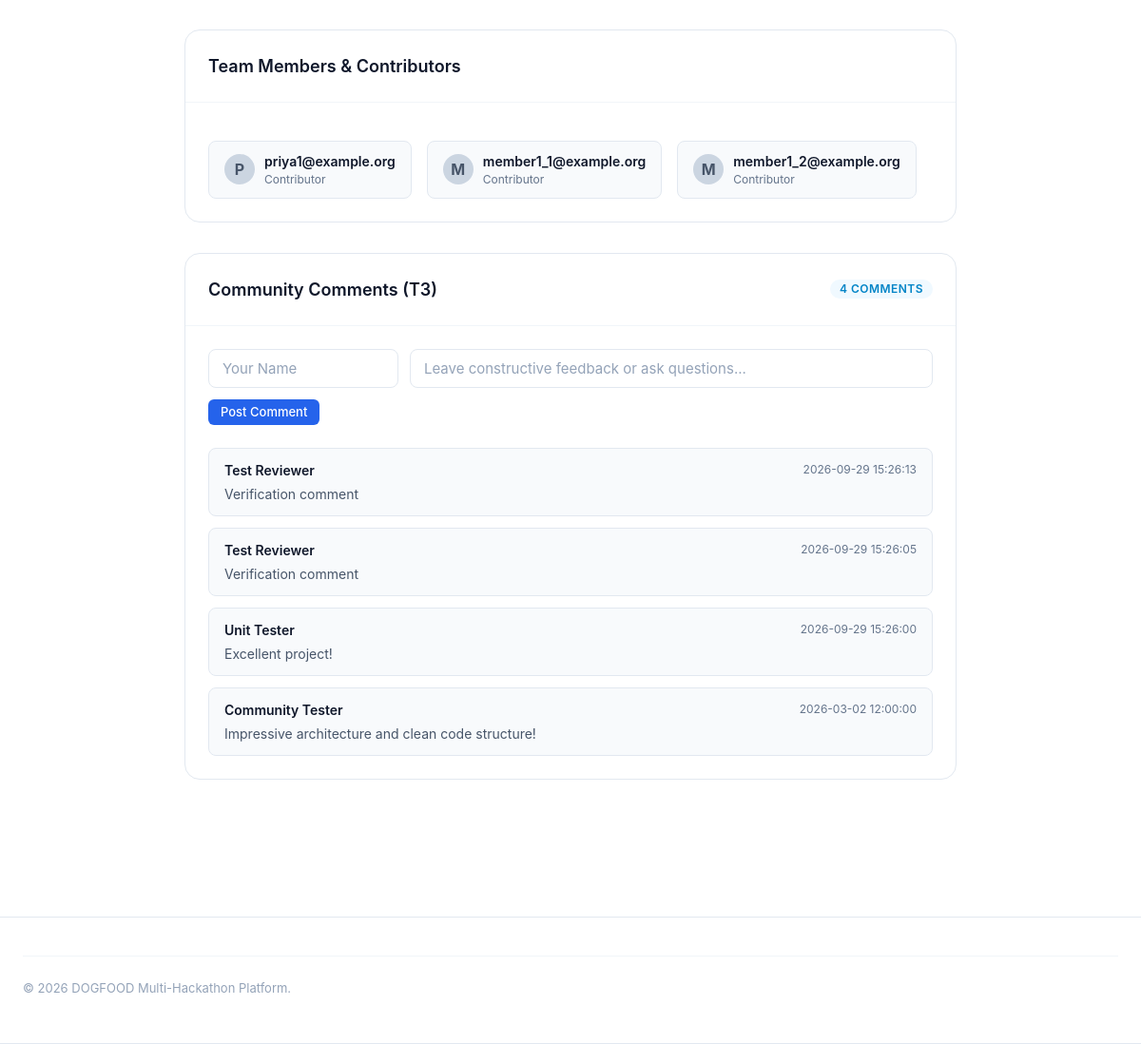
The app's page /hackathon/project-detail.html (lower part), older data.
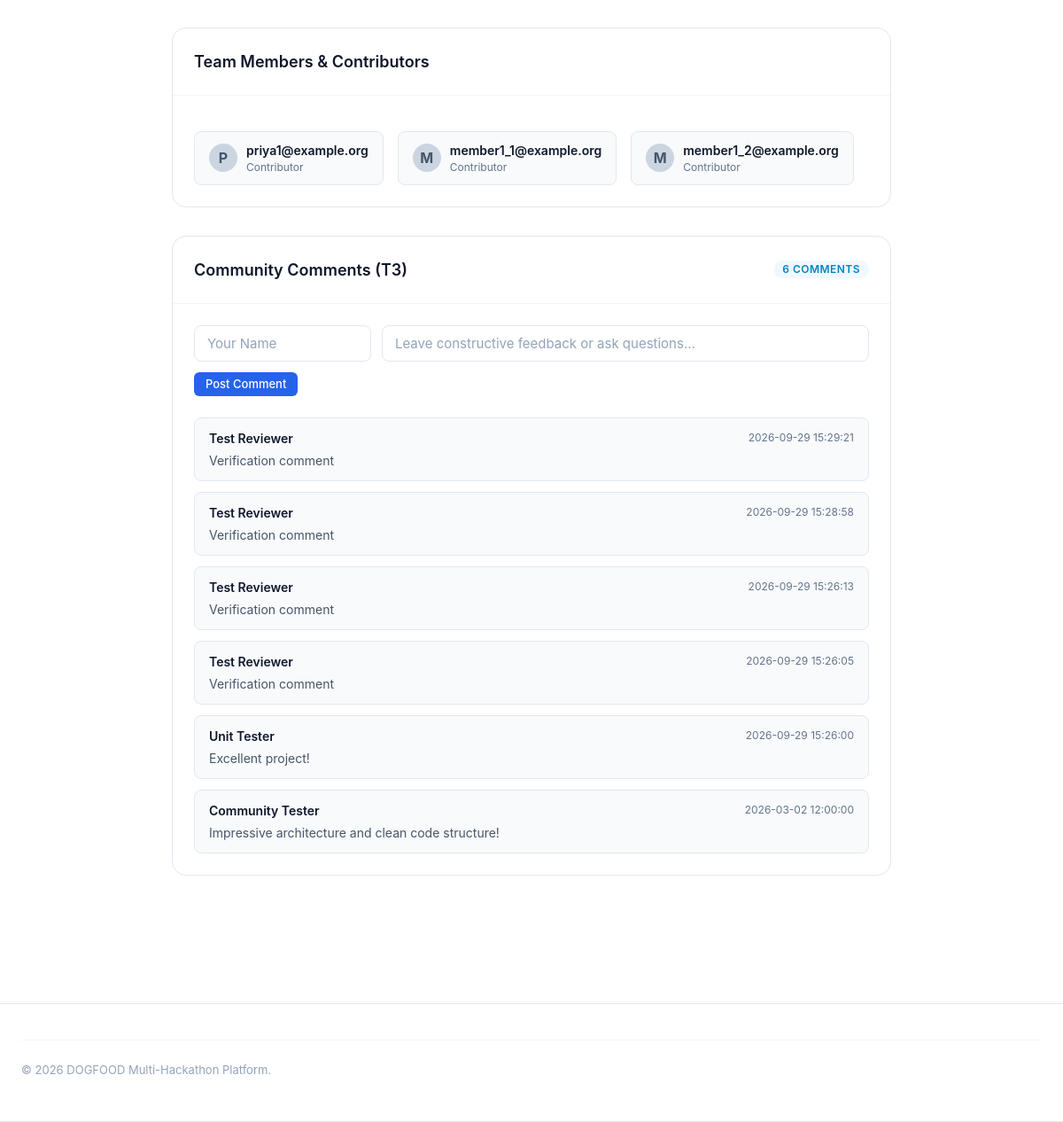
The same page, newer data.
### tables this page shows
CREATE TABLE comments (
            id INTEGER PRIMARY KEY AUTOINCREMENT,
            project_id TEXT,
            author TEXT,
            content TEXT,
            created_at TEXT
        );

### app.py (the view, shortened to what this page needs)
@app.route("/hackathon/project-detail.html")
def project_detail_view():
    project_id = request.args.get("id", "prj_01")
    event = get_event_data()
    db = get_db()
    cur = db.execute(
        """SELECT p.*, t.name AS track_name, tm.name AS team_name, tm.members AS members_json
           FROM projects p
           LEFT JOIN tracks t ON p.track = t.id
           LEFT JOIN teams tm ON p.team = tm.id
           WHERE p.id = ?""",
        (project_id,),
    )
    row = cur.fetchone()
    project = dict(row)
    try:
        project["members"] = json.loads(project.get("members_json") or "[]")
    except Exception:
        project["members"] = []
    c_cur = db.execute("SELECT * FROM comments WHERE project_id = ? ORDER BY id DESC", (project["id"],))
    comments = [dict(c) for c in c_cur.fetchall()]
    user = get_current_user()
    return render_template(
        "hackathon/project-detail.html", event=event, project=project, comments=comments, user=user
    )

### app.py (called while the page is built, shortened)
def get_db():
    if "db" not in g:
        g.db = sqlite3.connect(DB_PATH)
        g.db.row_factory = sqlite3.Row
    return g.db

def get_current_user():
    token = request.cookies.get("session")
    if not token:
        raw_cookie = request.headers.get("Cookie") or request.environ.get("HTTP_COOKIE") or ""
        for item in raw_cookie.split(";"):
            item = item.strip()
            if item.startswith("session="):
                token = item.split("=", 1)[1].strip()
                break
    if not token and "Authorization" in request.headers:
        auth = request.headers.get("Authorization", "").strip()
        if auth.startswith("Bearer "):
            token = auth[7:].strip()
        elif auth.startswith("Token "):
            token = auth[6:].strip()
    if not token:
        return None

def get_event_data():
    db = get_db()
    cur = db.execute("SELECT * FROM events LIMIT 1")
    event = cur.fetchone()
    if event:
        return dict(event)
    return {
        "id": "evt_01",
        "name": "Sample Hack 2026",
        "submissions_close": "2026-03-01T18:00:00Z",
    }

@app.context_processor
def inject_global_template_vars():
    return {
        "current_user": get_current_user(),
        "event_global": get_event_data(),
    }

### templates/hackathon/project-detail.html (shortened to what this page needs)
<!DOCTYPE html>
<html lang="en">
<head>
  <link rel="stylesheet" href="../css/styles.css">
  <link rel="stylesheet" href="../css/components.css">
</head>
<body>
  <div class="page-header-strip">
  <main style="padding: 40px 0 80px;">
    <div class="container container-narrow">
      <section class="card">
        <div class="card-header">
          <h2 style="font-size: 1.125rem; font-weight: 600; color: var(--color-text-title);">Team Members & Contributors</h2>
        </div>
        <div class="card-body">
          {% if project.members %}
          <div style="display: flex; gap: 16px; flex-wrap: wrap; margin-top: 16px;">
            {% for m in project.members %}
            <div style="display: flex; align-items: center; gap: 10px; background: var(--color-canvas); padding: 10px 16px; border-radius: var(--radius-md); border: 1px solid var(--color-border);">
              <div style="width: 32px; height: 32px; border-radius: 50%; background: #CBD5E1; display: flex; align-items: center; justify-content: center; font-weight: 700;">{{ m[0]|upper }}</div>
              <div>
                <div style="font-weight: 600; font-size: 0.875rem; color: var(--color-text-title);">{{ m }}</div>
                <div style="font-size: 0.75rem; color: var(--color-text-muted);">Contributor</div>
              </div>
            </div>
            {% endfor %}
          </div>
          {% endif %}
        </div>
      </section>
      <section class="card" style="margin-top: 32px;">
        <div class="card-header" style="display: flex; justify-content: space-between; align-items: center;">
          <h2 style="font-size: 1.125rem; font-weight: 600; color: var(--color-text-title);">Community Comments (T3)</h2>
          <span class="badge badge-active">{{ comments|length }} Comments</span>
        </div>
        <div class="card-body">
          <form id="comment-form" onsubmit="postComment(event)" style="margin-bottom: 24px;">
            <div style="display: grid; grid-template-columns: 200px 1fr; gap: 12px; margin-bottom: 12px;">
              <input type="text" id="comment-author" class="form-input" placeholder="Your Name" required>
              <input type="text" id="comment-content" class="form-input" placeholder="Leave constructive feedback or ask questions..." required>
            </div>
            <button type="submit" class="btn btn-primary btn-sm">Post Comment</button>
          </form>
          <div id="comments-list" style="display: flex; flex-direction: column; gap: 12px;">
            {% for c in comments %}
            <div style="padding: 12px 16px; background: var(--color-canvas); border: 1px solid var(--color-border); border-radius: var(--radius-md);">
              <div style="display: flex; justify-content: space-between; align-items: center; margin-bottom: 4px;">
                <span style="font-weight: 600; font-size: 0.875rem; color: var(--color-text-title);">{{ c.author }}</span>
                <span style="font-size: 0.75rem; color: var(--color-text-muted);">{{ c.created_at }}</span>
              </div>
              <p style="font-size: 0.875rem; color: var(--color-text-body); margin: 0;">{{ c.content }}</p>
            </div>
            {% endfor %}
          </div>
        </div>
      </section>
    </div>
  </main>
  <footer class="footer">
    <div class="container footer-inner">
      <div class="footer-bottom">
        <p>© 2026 DOGFOOD Multi-Hackathon Platform.</p>
      </div>
    </div>
  </footer>
</body>
</html>

Row changes from the older to the newer data that the page shows:
added comments: author "Test Reviewer", created_at "2026-09-29 15:29:21", content "Verification comment"
added comments: author "Test Reviewer", created_at "2026-09-29 15:28:58", content "Verification comment"
Text that changed along with them:
{{ comments|length }}: "4" → "6"
